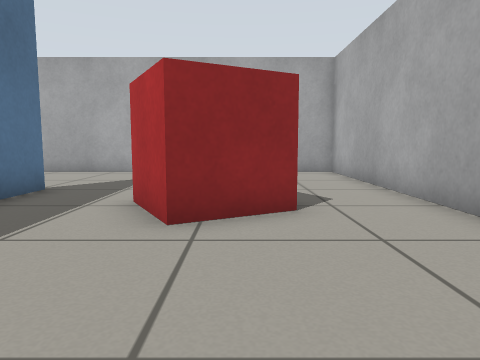
[1] (above)

20 first-person views from a walk through a Gazebo world. The camera is 0.5 m above the floor, tilts 6° down and sees 70° across. The floor is counted in squares, 0.5 m on a side. Each view is taken from the middle of a square. On the plan, view 1 faces up. The plan holds only what a view shows up to about 13 squares ahead; the rest is blank.

[2]
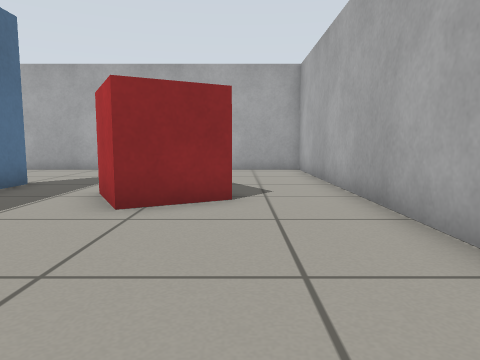

[3]
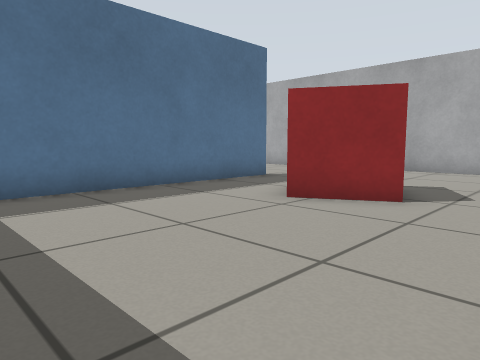

[4]
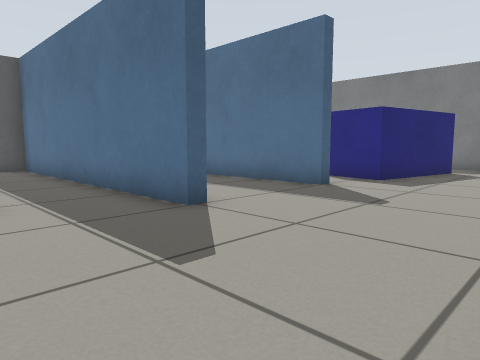

[5]
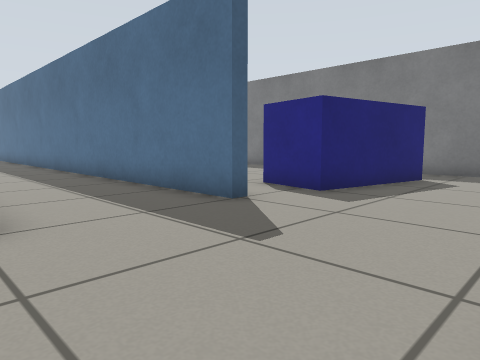

[6]
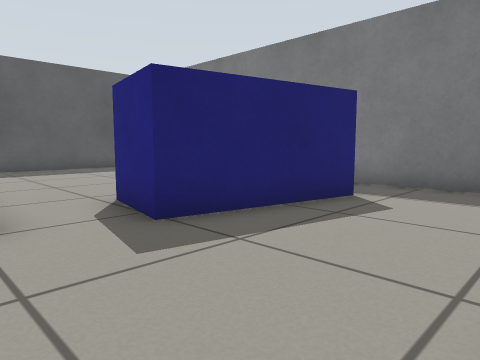

[7]
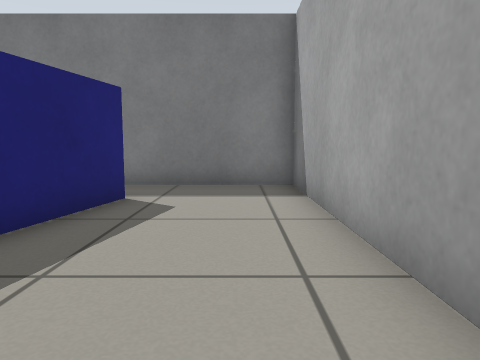

[8]
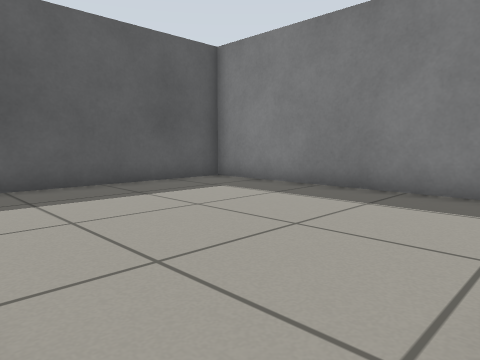

[9]
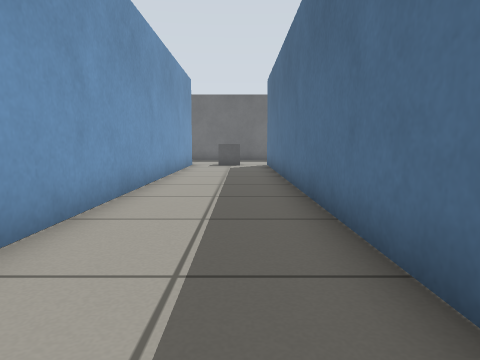

[10]
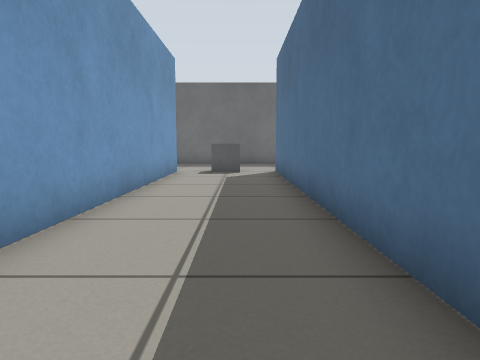

[11]
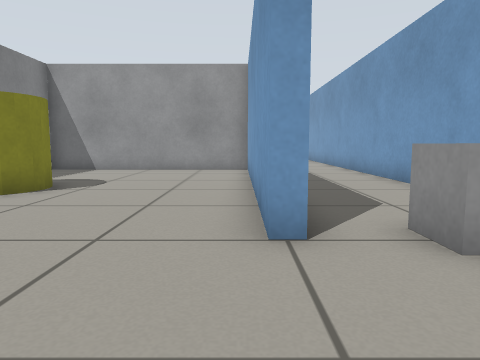

[12]
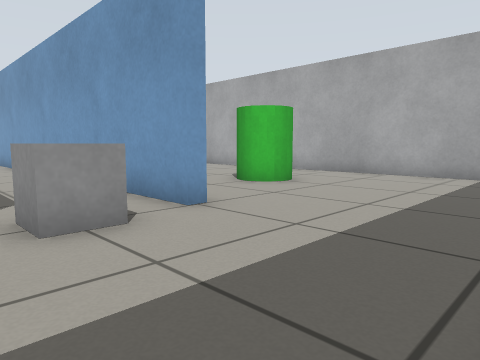

[13]
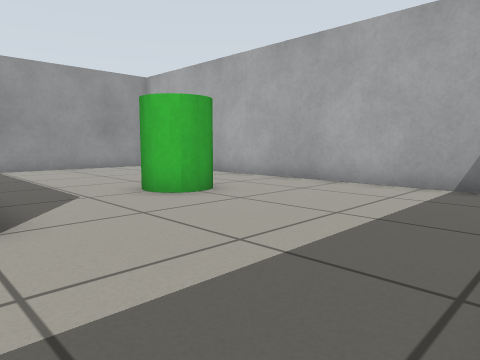

[14]
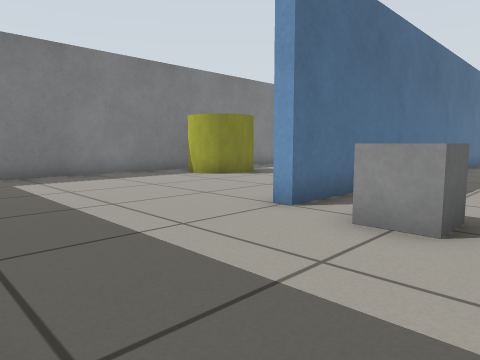

[15]
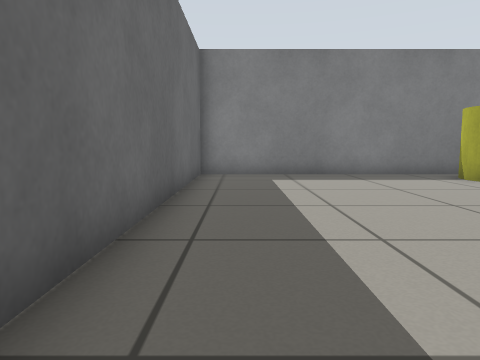

[16]
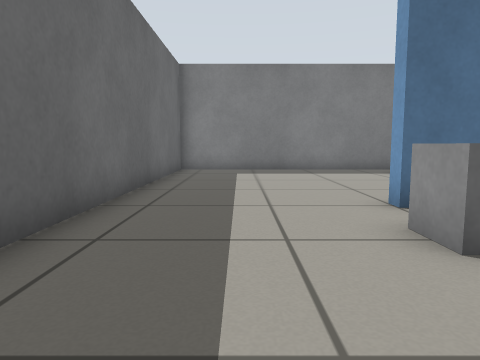

[17]
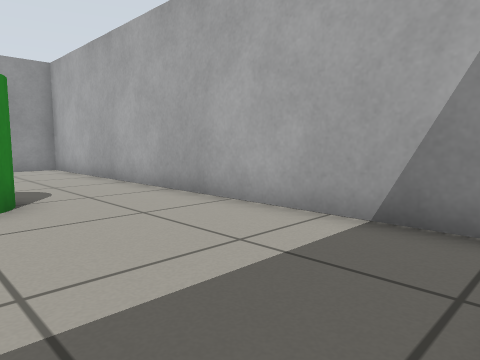

[18]
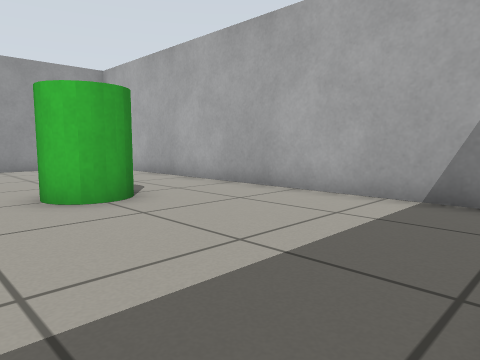

[19]
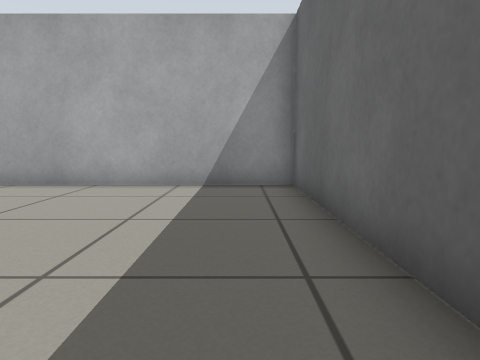

[20]
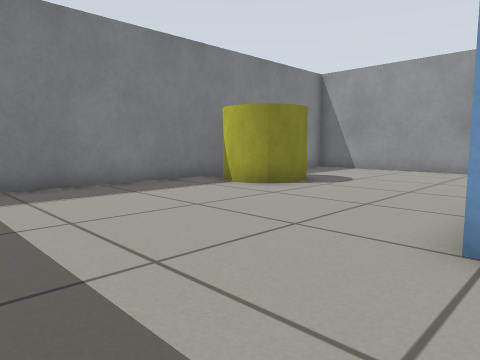

### Floor plan
Key: @ floor where view 1 was taken; # wall or solid block; . floor; B red box; L blue box; G grey box; C yellow cylinder; R green cylinder.
Columns run from 17 left of view 1 to 4 right of it. Each row starts with its distance up from view 1.
 13 ########  ############
 12 #....... ............#
 11 #....................#
 10 #....................#
  9 #..L.................#
  8 #.. LLL......... ....#
  7 #     L..#...#..  ...#
  6 #    .L..#...#.B  ...#
  5 #........#...#..BBB..#
  4 #........#...#..B....#
  3 #........#...#.......#
  2 #....... #...#.......#
  1 #....... #...#.......
  0 #....... #...#...@..
 -1 #....... #...#.  .. .
 -2 ##########...#########
 -3 # .......#...# ... ..#
 -4 # .......#...#.... ..#
 -5 # .......#...#.......#
 -6 # .......#...#.......#
 -7 #  ......#...#.......#
 -8 # CC.....#...#.......#
 -9 #.CC.....#...#.......#
-10 #........#...#..RR...#
-11 #........#...#..RR...#
-12 #........#GG.#.......#
-13 #.........GG.........#
-14 #....................#
-15 #....................#
-16 #....................#
-17 #............ .......#
-18 ############  ########

Positions as (right, up) in squares from view 1, and headings:
1: (0, 0), facing up
2: (1, -1), facing up
3: (3, -1), facing up-left
4: (-1, 12), facing down-left
5: (-4, 12), facing down-left
6: (-8, 12), facing down-left
7: (-8, 11), facing left
8: (-9, 6), facing down-left
9: (-7, 4), facing down
10: (-7, 0), facing down
11: (-9, -16), facing up
12: (-8, -17), facing up-right
13: (-5, -17), facing up-right
14: (-5, -17), facing up-left
15: (-5, -16), facing left
16: (-3, -15), facing left
17: (-1, -17), facing up-right
18: (-3, -17), facing up-right
19: (-5, -16), facing right
20: (-8, -16), facing up-left
